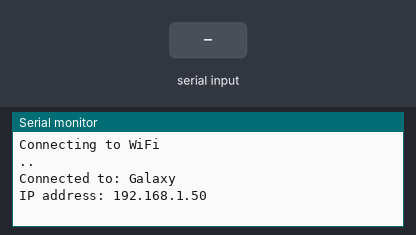
Bench run of a sketch on a simulated ESP32. On the bench: the last lines printed to the serial monitor. Inputs (shaded band) come from the test bench. WiFi joins after 1.5 s; servers stay silent unless stated.

Above: at 3.2 s.
3.3 s: "PH" received over the second serial link
At 5.5 s:
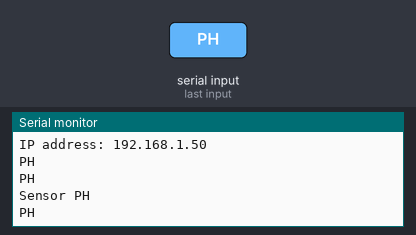
5.8 s: "Temp" received over the second serial link
At 7.4 s:
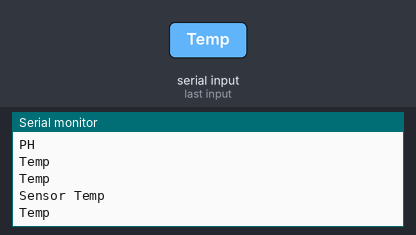

Measured:
- after the input at 3.3 s, the serial monitor: prints a new line after 1.0 s (image 1)
- after the input at 5.8 s, the serial monitor: prints a new line after 1.0 s (image 2)

The sketch:

Esp32Sensores.ino
```cpp
#include <WiFi.h>
#include <FirebaseESP32.h>
#include "ConfgWifi.h"
#define RXp2 16
#define TXp2 17

#define FIREBASE_HOST "https://sensor-498f5-default-rtdb.firebaseio.com/"  //--> URL address of your Firebase Realtime Database.
#define FIREBASE_AUTH "Agl97GecPeCiOS3NWdd652nEODeEz3WNe44Nf9Ww"           //--> Your firebase database secret code.


// const char* ssid = "Galaxy"; //--> SSID de wifi
// const char* password = "Mama1234"; //--> contrasena de wifi

//CONSTANTES//
String Tipo_Sensor = "";
String Dato_Sensor = "";
String dato = "";
int indice;
const int Led = 32;
//Define FirebaseESP32 data object
FirebaseData firebaseData;
FirebaseJson json;
int Vresistor = A0;
int Vrdata = 0;


void setup() {

  Serial2.begin(115200, SERIAL_8N1, RXp2, TXp2);
  Serial.begin(115200);

  ConectarWifi();

  Firebase.begin(FIREBASE_HOST, FIREBASE_AUTH);
  Firebase.reconnectWiFi(true);
}

void loop() {
  if (Serial2.available()) {
    dato = Serial2.readString();
    indice = dato.indexOf(',');
    Tipo_Sensor = String(dato.substring(0, indice));
    Serial.println(Tipo_Sensor);
    Dato_Sensor = String(dato.substring(indice + 1, -1));
    Serial.println(Dato_Sensor);
  }

  if (Tipo_Sensor == "PH") {
    Serial.println("Sensor PH");
    Serial.println(Dato_Sensor);
    json.set("/Sensor", Dato_Sensor);
    Firebase.updateNode(firebaseData, "/PH", json);
    Dato_Sensor = "";
    Tipo_Sensor = "";
  } else if (Tipo_Sensor == "Temp") {
    Serial.println("Sensor Temp");
    Serial.println(Dato_Sensor);
    json.set("/Sensor", Dato_Sensor);
    Firebase.updateNode(firebaseData, "/Temp", json);
    Dato_Sensor = "";
    Tipo_Sensor = "";
  }
}


void ConectarWifi() {
  if (WiFi.status() != WL_CONNECTED) {
    WiFi.mode(WIFI_STA);
    WiFi.begin(ssid, password);
    Serial.println("");
    Serial.println("Connecting to WiFi");
    while (WiFi.status() != WL_CONNECTED) {
      digitalWrite(Led, 0);
      delay(500);
      digitalWrite(Led, 1);
      delay(500);
      Serial.print(".");
    }
    Serial.println();
    Serial.print("Connected to: ");
    Serial.println(ssid);
    digitalWrite(Led, 1);
    Serial.print("IP address: ");
    Serial.println(WiFi.localIP());
  }
}
```

ConfgWifi.h
```cpp
const char* ssid = "Galaxy";
const char* password = "Mama1234";
```
